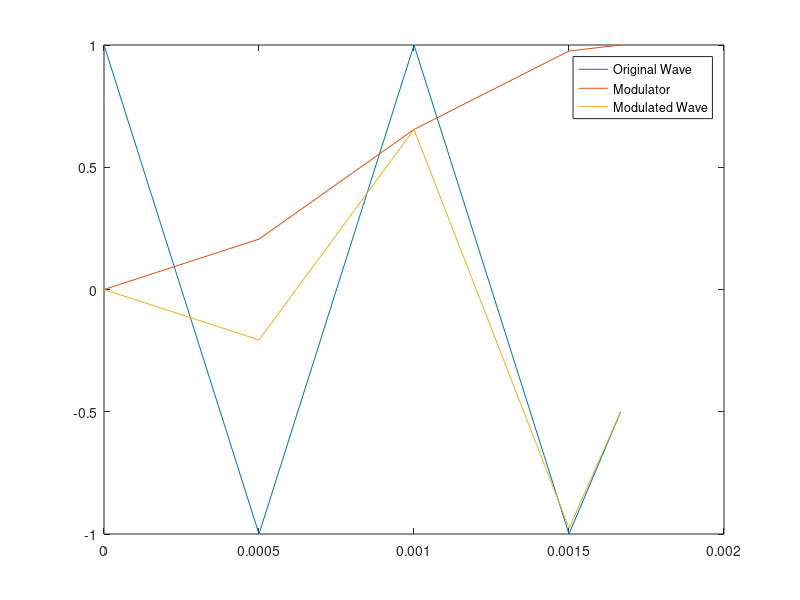
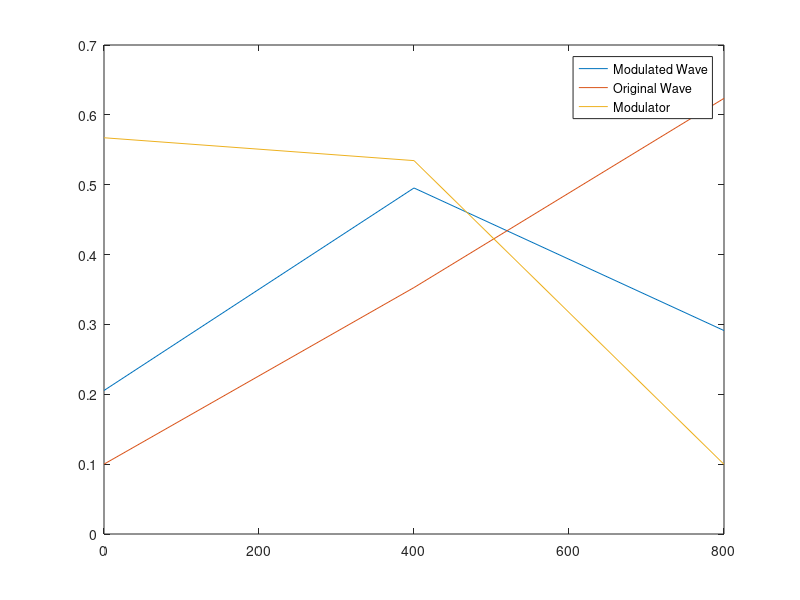

Reproduce these figures in MATLAB, in order.
f = 1000;
fc = 300;
mult = 2;
t1 = [0:1/(mult*f):1/(2*fc)];
t2 = [1/(2*fc):1/(mult*f):2/f];
L = length(t1) + length(t2);

x1 = cos(2*pi*f*[t1 t2]);
x2 = [0.5*(1-cos(2*pi*fc*t1)) ones(1,length(t2))];

figure
plot([t1 t2],x1, [t1 t2], x2, [t1 t2], x1.*x2);
legend('Original Wave','Modulator','Modulated Wave');

figure
Y = fft(x1.*x2);
Y1 = fft(x1);
Y2 = fft(x2);
P2 = abs(Y/L);
P21 = abs(Y1/L);
P22 = abs(Y2/L);
P1 = P2(1:L/2+1);
P11 = P21(1:L/2+1);
P12 = P22(1:L/2+1);
P1(2:end-1) = 2*P1(2:end-1);
P11(2:end-1) = 2*P11(2:end-1);
P12(2:end-1) = 2*P12(2:end-1);
axis = mult*f*(0:(L/2))/L;
plot(axis,P1,axis,P11,axis,P12);
legend('Modulated Wave', 'Original Wave', 'Modulator');
